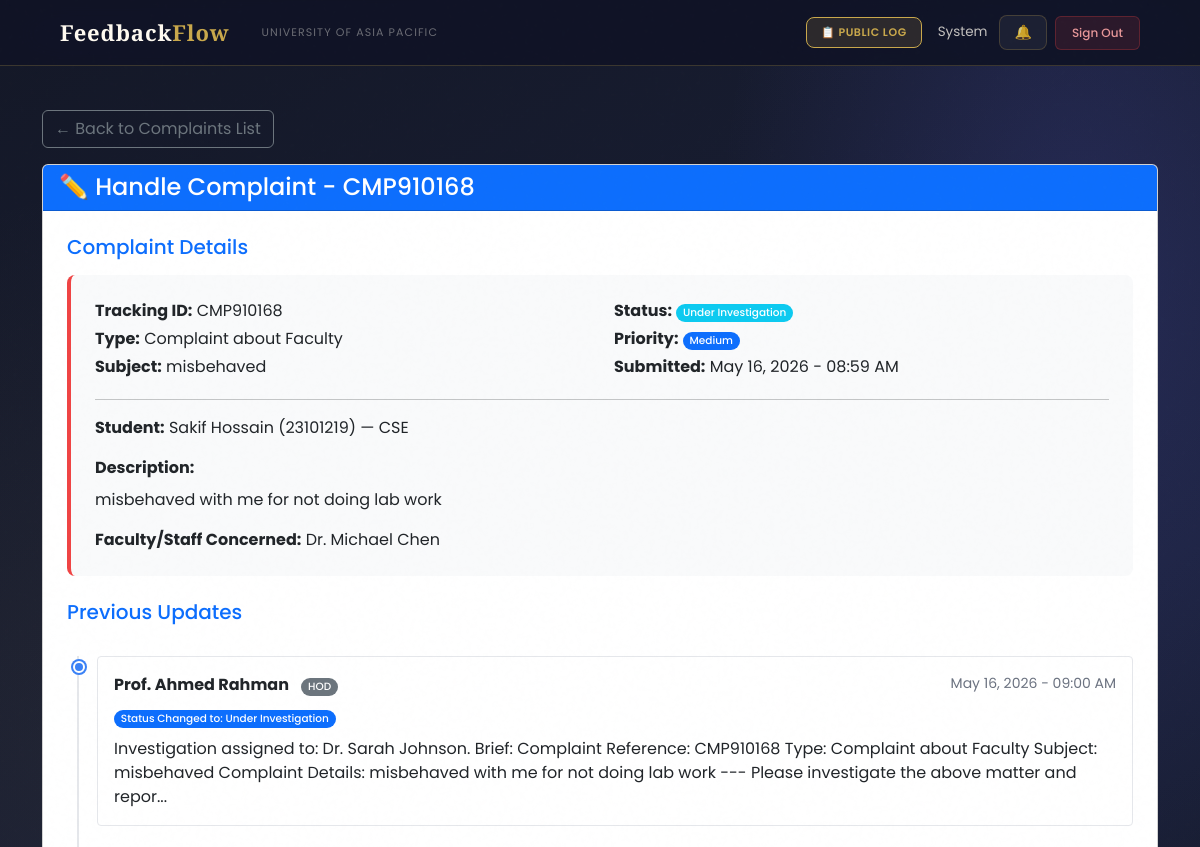
Before: /complaints/hod/handle/1/ (signed in, upper part) with the older database file.
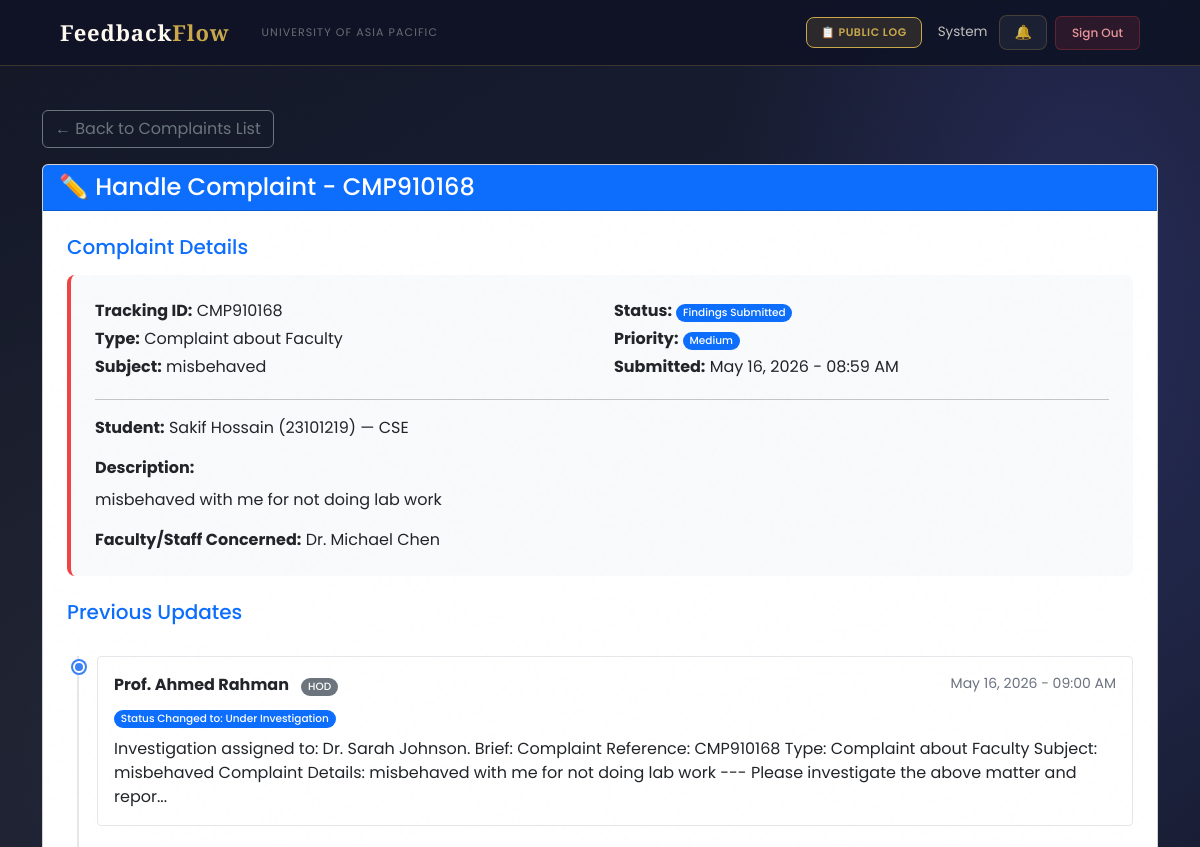
After: the same page with the newer database file.
### complaints/models.py (models this page shows, shortened)
class Complaint(models.Model):
    COMPLAINT_TYPE_CHOICES = (
        ('Faculty',  'Complaint about Faculty'),
        ('HOD',      'Complaint about HOD'),
        ('Staff',    'Complaint about Staff'),
        ('Facility', 'Facility Issue'),
        ('Advice',   'General Advice'),
        ('Opinion',  'Opinion/Suggestion'),
    )
    STATUS_CHOICES = (
        ('Pending',             'Pending Review'),
        ('Under Investigation', 'Under Investigation'),
        ('Findings Submitted',  'Findings Submitted'),
        ('Resolved',            'Resolved'),
        ('Escalated',           'Escalated to Higher Authority'),
    )
    PRIORITY_CHOICES = (
        ('Low',    'Low'),
        ('Medium', 'Medium'),
        ('High',   'High'),
        ('Urgent', 'Urgent'),
    )
    student             = models.ForeignKey(settings.AUTH_USER_MODEL, on_delete=models.CASCADE, related_name='complaints_submitted')
    complaint_type      = models.CharField(max_length=20, choices=COMPLAINT_TYPE_CHOICES)
    resolution_deadline = models.DateField(null=True, blank=True, help_text='Deadline for resolving this complaint')
    subject             = models.CharField(max_length=200)
    description         = models.TextField()
    faculty_concerned   = models.ForeignKey(
        settings.AUTH_USER_MODEL, on_delete=models.SET_NULL,
        null=True, blank=True, related_name='complaints_against',
        limit_choices_to={'role__in': ['Faculty', 'HOD', 'Staff']}
    )
    location          = models.CharField(max_length=200, blank=True, null=True)
    status            = models.CharField(max_length=30, choices=STATUS_CHOICES, default='Pending')
    priority          = models.CharField(max_length=10, choices=PRIORITY_CHOICES, default='Medium')
    assigned_to       = models.ForeignKey(settings.AUTH_USER_MODEL, on_delete=models.SET_NULL, null=True, blank=True, related_name='complaints_assigned')
    is_anonymous      = models.BooleanField(default=False)
    final_action_note = models.TextField(blank=True, null=True)
    submitted_at      = models.DateTimeField(auto_now_add=True)
    updated_at        = models.DateTimeField(auto_now=True)
    resolved_at       = models.DateTimeField(null=True, blank=True)
    tracking_id       = models.CharField(max_length=20, unique=True, editable=False)
    class Meta:
        ordering        = ['-submitted_at']
        verbose_name    = 'Complaint'
        verbose_name_plural = 'Complaints'

### users/models.py (models this page shows, shortened)
class User(AbstractBaseUser, PermissionsMixin):
    ROLE_CHOICES = (
        ('Student', 'Student'),
        ('Faculty', 'Faculty'),
        ('HOD', 'Head of Department'),
        ('Staff', 'Staff'),
        ('DAO', 'Dean of Administration Office'),
        ('Admin', 'Administrator'),
        ('Committee', 'Committee Member'),
    )
    DEPARTMENT_CHOICES = (
        ('DBA', 'Department of Business Administration'),
        ('CSE', 'Department of Computer Science and Engineering'),
        ('CE', 'Department of Civil Engineering'),
        ('EEE', 'Department of Electrical and Electronic Engineering'),
        ('Pharmacy', 'Department of Pharmacy'),
        ('Law', 'Department of Law and Human Rights'),
        ('English', 'Department of English'),
        ('Architecture', 'Department of Architecture'),
    )
    COMMITTEE_TYPE_CHOICES = (
        ('Harassment Committee', 'Harassment Committee'),
        ('Proctorial Committee', 'Proctorial Committee'),
    )
    email       = models.EmailField(unique=True, max_length=255)
    full_name   = models.CharField(max_length=150)
    role        = models.CharField(max_length=20, choices=ROLE_CHOICES)
    department  = models.CharField(max_length=100, choices=DEPARTMENT_CHOICES, null=True, blank=True)
    student_id  = models.CharField(max_length=50, unique=True, null=True, blank=True)
    committee_type = models.CharField(
        max_length=50,
        choices=COMMITTEE_TYPE_CHOICES,
        null=True, blank=True
    )
    is_active   = models.BooleanField(default=True)
    is_staff    = models.BooleanField(default=False)
    created_at  = models.DateTimeField(auto_now_add=True)
    updated_at  = models.DateTimeField(auto_now=True)
    USERNAME_FIELD  = 'email'
    REQUIRED_FIELDS = ['full_name']
    objects = UserManager()
    class Meta:
        verbose_name        = 'User'
        verbose_name_plural = 'Users'
        ordering            = ['-created_at']
    def get_short_name(self):
        return self.full_name.split()[0] if self.full_name else self.email

### complaints/views.py (the view)
# urls.py: path('hod/handle/<int:complaint_id>/', views.handle_complaint, name='handle_complaint'),
@login_required
def handle_complaint(request, complaint_id):
    if request.user.role not in ['HOD', 'Staff', 'DAO', 'Admin']:
        messages.error(request, 'Access denied.')
        return redirect('login')
    complaint = get_object_or_404(Complaint, id=complaint_id)
    if request.user.role == 'HOD':
        if complaint.assigned_to != request.user and \
                (complaint.faculty_concerned is None or
                 complaint.faculty_concerned.department != request.user.department):
            messages.error(request, 'This complaint is not assigned to you.')
            return redirect('hod_complaints_list')
    elif request.user.role != 'Admin':
        if complaint.assigned_to != request.user:
            messages.error(request, 'This complaint is not assigned to you.')
            return redirect('login')
    if request.method == 'POST':
        form = ComplaintUpdateForm(request.POST)
        if form.is_valid():
            update = form.save(commit=False)
            update.complaint = complaint
            update.updated_by = request.user
            update.save()
            if update.status_changed_to:
                complaint.status = update.status_changed_to
                if update.status_changed_to == 'Resolved':
                    complaint.resolved_at = timezone.now()
                elif update.status_changed_to == 'Escalated':
                    noun = 'Complaint'
                    if complaint.complaint_type in ['Advice', 'Opinion']:
                        noun = complaint.complaint_type
                    elif complaint.complaint_type == 'Facility':
                        noun = 'Issue'
                    for admin in User.objects.filter(role='Admin'):
                        create_notification(
                            recipient=admin,
                            title=f'{noun} Escalated: {complaint.tracking_id}',
                            message=f'"{complaint.subject}" has been escalated by {request.user.full_name}.',
                            notification_type='complaint',
                            link=f'/complaints/hod/handle/{complaint.id}/',
                        )
                complaint.save()
            noun = 'Complaint'
            if complaint.complaint_type in ['Advice', 'Opinion']:
                noun = complaint.complaint_type
            elif complaint.complaint_type == 'Facility':
                noun = 'Issue'
            create_notification(
                recipient=complaint.student,
                title=f'Update on your {noun.lower()}: {complaint.tracking_id}',
                message=f'Your {noun.lower()} "{complaint.subject}" has been updated. New status: {complaint.status}',
                notification_type='update',
                link=f'/complaints/detail/{complaint.id}/',
            )
            messages.success(request, 'Complaint updated successfully!')
            if request.user.role == 'HOD':
                return redirect('hod_complaints_list')
            elif request.user.role == 'Staff':
                return redirect('staff_task_list')
            elif request.user.role == 'DAO':
                return redirect('dao_complaints_list')
            else:
                return redirect('admin_complaints_list')
    else:
        form = ComplaintUpdateForm()
    try:
        investigation = complaint.investigation
        findings = investigation.findings.all()
    except ComplaintInvestigation.DoesNotExist:
        investigation = None
        findings = []
    updates = complaint.updates.all().order_by('created_at')
    context = {
        'form': form,
        'complaint': complaint,
        'updates': updates,
        'investigation': investigation,
        'findings': findings,
        'page_title': f'Handle Complaint {complaint.tracking_id}'
    }
    return render(request, 'complaints/handle_complaint.html', context)

### users/context_processors.py (called while the page is built)
def notifications_count(request):
    if request.user.is_authenticated:
        from users.models import Notification, Announcement
        count = Notification.objects.filter(
            recipient=request.user,
            is_read=False
        ).count()
        active_announcements = []
        for ann in Announcement.objects.filter(is_active=True).order_by('-created_at')[:10]:
            if ann.is_visible_to(request.user):
                active_announcements.append(ann)
            if len(active_announcements) >= 3:
                break
        return {
            'unread_notifications_count': count,
            'active_announcements': active_announcements,
        }
    return {'unread_notifications_count': 0, 'active_announcements': []}

### complaints/templates/complaints/handle_complaint.html (shortened to what the changed rows need)
{% extends 'users/base.html' %}
{% block content %}
<div class="container mt-4">
    <div class="card handle-form-card">
        <div class="card-header bg-primary text-white">
            <h4 class="mb-0">✏️ Handle Complaint - {{ complaint.tracking_id }}</h4>
        </div>
        <div class="card-body p-4" style="background-color: #ffffff; color: #212529;">
            <div class="mb-4">
                <div class="complaint-preview">
                    <div class="row mb-3">
                        <div class="col-md-6">
                            <p class="mb-1"><strong>Tracking ID:</strong> {{ complaint.tracking_id }}</p>
                            <p class="mb-1"><strong>Type:</strong> {{ complaint.get_complaint_type_display }}</p>
                            <p class="mb-1"><strong>Subject:</strong> {{ complaint.subject }}</p>
                        </div>
                        <div class="col-md-6">
                            <p class="mb-1"><strong>Status:</strong>
                                <span class="badge
                                    {% if complaint.status == 'Pending' %}bg-warning text-dark
                                    {% elif complaint.status == 'Under Investigation' %}bg-info
                                    {% elif complaint.status == 'Findings Submitted' %}bg-primary
                                    {% elif complaint.status == 'Resolved' %}bg-success
                                    {% elif complaint.status == 'Escalated' %}bg-danger
                                    {% endif %}">
                                    {{ complaint.status }}
                                </span>
                            </p>
                            <p class="mb-1"><strong>Priority:</strong>
                                <span class="badge
                                    {% if complaint.priority == 'Low' %}bg-secondary
                                    {% elif complaint.priority == 'Medium' %}bg-primary
                                    {% elif complaint.priority == 'High' %}bg-warning text-dark
                                    {% elif complaint.priority == 'Urgent' %}bg-danger
                                    {% endif %}">
                                    {{ complaint.priority }}
                                </span>
                            </p>
                            <p class="mb-1"><strong>Submitted:</strong> {{ complaint.submitted_at|date:"M d, Y - h:i A" }}</p>
                        </div>
                    </div>
                    <hr>
                    <div class="mb-3">
                        <strong>Student:</strong>
                        {% if complaint.is_anonymous and request.user.role != 'Admin' %}
                            <span class="badge bg-secondary">Anonymous</span>
                        {% else %}
                            {{ complaint.student.full_name }} ({{ complaint.student.student_id }}) — {{ complaint.student.department }}
                        {% endif %}
                    </div>
                    <div class="mb-3">
                        <strong>Description:</strong>
                        <p class="mb-0 mt-2">{{ complaint.description }}</p>
                    </div>
                    {% if complaint.faculty_concerned %}
                    <div class="mb-0">
                        <strong>Faculty/Staff Concerned:</strong> {{ complaint.faculty_concerned.full_name }}
                    </div>
                    {% endif %}
                </div>
            </div>
        </div>
    </div>
</div>
{% endblock %}

Changed rows visible on the page:
changed Complaint "CMP910168": status "Under Investigation" → "Findings Submitted"
